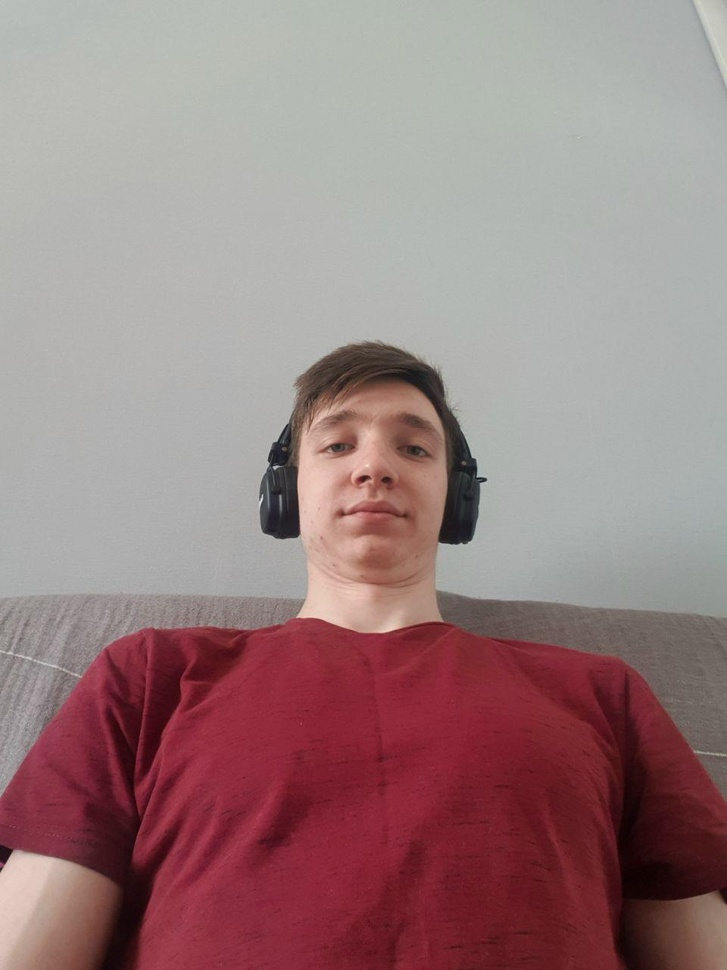
#> input picture image.jpg, 727 x 970 px, shrunk from 960 x 1280 before the run
$ python filter.py
#> lines starting #> are read from the running program, lines starting #| are printed output that depends on the picture
from PIL import Image, ImageFilter
from matplotlib import pyplot

im = Image.open('image.jpg')
#> im is the input picture: PIL image 727x970 RGB; mean R, G, B 154.1, 127.5, 128.4
pyplot.figure(figsize = (15, 15))

pyplot.gray()

pyplot.subplot(3, 3, 1)
pyplot.imshow(im)
pyplot.title('Original')

pyplot.subplot(3, 3, 2)
pyplot.imshow(im.filter(ImageFilter.CONTOUR))
pyplot.title('Contour')

pyplot.subplot(3, 3, 3)
pyplot.imshow(im.filter(ImageFilter.DETAIL))
pyplot.title('Detail')

pyplot.subplot(3, 3, 4)
pyplot.imshow(im.filter(ImageFilter.EMBOSS))
pyplot.title('Emboss')

pyplot.subplot(3, 3, 5)
pyplot.imshow(im.filter(ImageFilter.SMOOTH))
pyplot.title('Smooth')

pyplot.subplot(3, 3, 6)
pyplot.imshow(im.filter(ImageFilter.SMOOTH_MORE))
pyplot.title('Smooth more')

pyplot.subplot(3, 3, 7)
pyplot.imshow(im.filter(ImageFilter.EDGE_ENHANCE))
pyplot.title('Edge enhance')

# Custom

size = (3, 3)
kernel = [
  1,   0, -1,
  0, 0.5,  0,
 -1,   0,  1
]
k1 = ImageFilter.Kernel(size, kernel, offset = 0)
pyplot.subplot(3, 3, 8)
pyplot.imshow(im.filter(k1))
pyplot.title('Custom 1')

size = (5, 5)
kernel = [
  1,  1,  1,  1,  1,
  1,  1,  1,  1,  0,
  1,  1,  1,  0, -1,
  1,  1,  0, -1, -1,
  1,  0, -1, -1, -1
]
k2 = ImageFilter.Kernel(size, kernel, offset = 0)
pyplot.subplot(3, 3, 9)
pyplot.imshow(im.filter(k2))
pyplot.title('Custom 2')

pyplot.show()
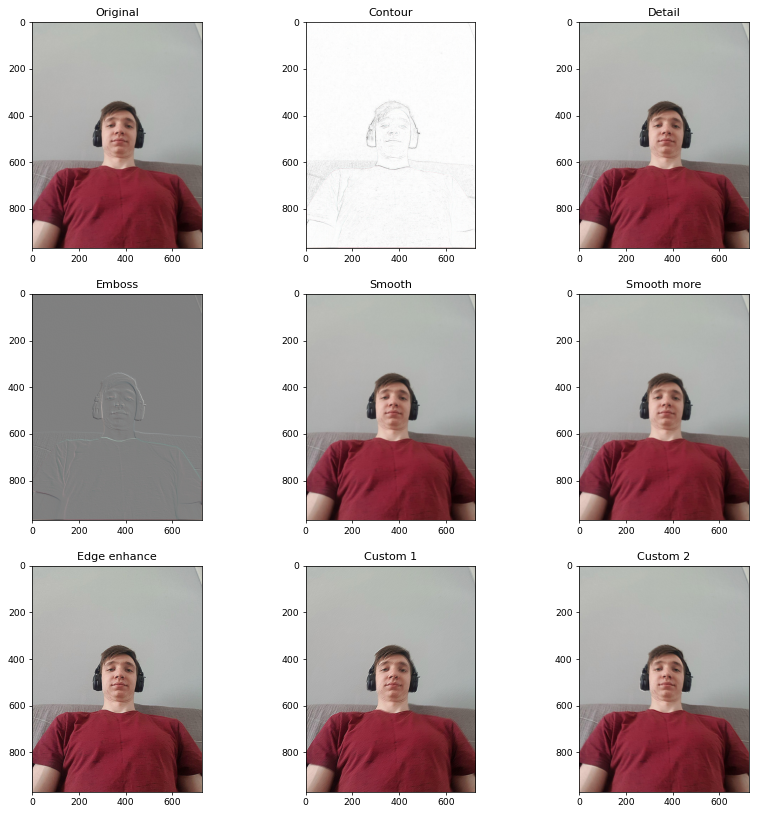
#> figure drawn by matplotlib, 9 panels
